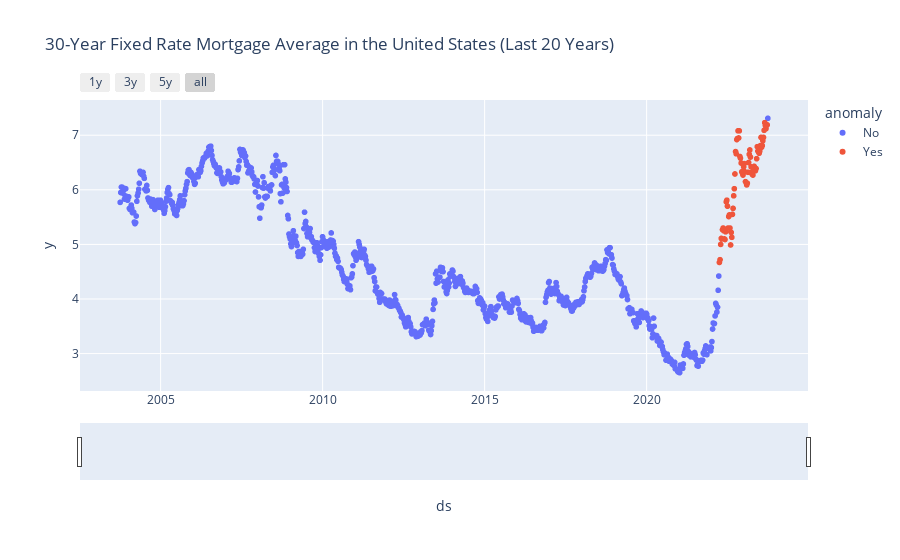

The code cell stored with this chart in its notebook:
### Code cell
# Plot result data while highlighting anomalies
fig = px.scatter(
    result.reset_index(), 
    x='ds', 
    y='y', 
    color='anomaly', 
    title='30-Year Fixed Rate Mortgage Average in the United States (Last 20 Years)')

# Set up plot view-slider
fig.update_xaxes(
    rangeslider_visible = True,
    rangeselector = dict(
        buttons = list([
              dict(count=1, label='1y', step="year", stepmode="backward"),
              dict(count=2, label='3y', step="year", stepmode="backward"),
              dict(count=2, label='5y', step="year", stepmode="backward"),
              dict(step="all")
        ])
    )
)
fig.show()

### Figure 1 — Plotly figure (JSON) as saved in the notebook; plotly's stock layout.template omitted (floating-point values rounded to 4 significant figures; data arrays with more than 128 entries replaced by an {"elided": "..."} marker saying what was removed)
{"data": [{"hovertemplate": "anomaly=No<br>ds=%{x}<br>y=%{y}<extra></extra>", "legendgroup": "No", "marker": {"color": "#636efa", "symbol": "circle"}, "mode": "markers", "name": "No", "showlegend": true, "type": "scattergl", "x": {"elided": "2136 str values"}, "xaxis": "x", "y": {"elided": "2136 float values"}, "yaxis": "y"}, {"hovertemplate": "anomaly=Yes<br>ds=%{x}<br>y=%{y}<extra></extra>", "legendgroup": "Yes", "marker": {"color": "#EF553B", "symbol": "circle"}, "mode": "markers", "name": "Yes", "showlegend": true, "type": "scattergl", "x": ["2022-03-31T00:00:00", "2022-04-07T00:00:00", "2022-04-14T00:00:00", "2022-04-21T00:00:00", "2022-04-28T00:00:00", "2022-05-05T00:00:00", "2022-05-12T00:00:00", "2022-05-19T00:00:00", "2022-05-26T00:00:00", "2022-06-02T00:00:00", "2022-06-09T00:00:00", "2022-06-16T00:00:00", "2022-06-23T00:00:00", "2022-06-30T00:00:00", "2022-07-07T00:00:00", "2022-07-14T00:00:00", "2022-07-21T00:00:00", "2022-07-28T00:00:00", "2022-08-04T00:00:00", "2022-08-11T00:00:00", "2022-08-18T00:00:00", "2022-08-25T00:00:00", "2022-09-01T00:00:00", "2022-09-08T00:00:00", "2022-09-15T00:00:00", "2022-09-22T00:00:00", "2022-09-29T00:00:00", "2022-10-06T00:00:00", "2022-10-13T00:00:00", "2022-10-20T00:00:00", "2022-10-27T00:00:00", "2022-11-03T00:00:00", "2022-11-10T00:00:00", "2022-11-17T00:00:00", "2022-11-23T00:00:00", "2022-12-01T00:00:00", "2022-12-08T00:00:00", "2022-12-15T00:00:00", "2022-12-22T00:00:00", "2022-12-29T00:00:00", "2023-01-05T00:00:00", "2023-01-12T00:00:00", "2023-01-19T00:00:00", "2023-01-26T00:00:00", "2023-02-02T00:00:00", "2023-02-09T00:00:00", "2023-02-16T00:00:00", "2023-02-23T00:00:00", "2023-03-02T00:00:00", "2023-03-09T00:00:00", "2023-03-16T00:00:00", "2023-03-23T00:00:00", "2023-03-30T00:00:00", "2023-04-06T00:00:00", "2023-04-13T00:00:00", "2023-04-20T00:00:00", "2023-04-27T00:00:00", "2023-05-04T00:00:00", "2023-05-11T00:00:00", "2023-05-18T00:00:00", "2023-05-25T00:00:00", "2023-06-01T00:00:00", "2023-06-08T00:00:00", "2023-06-15T00:00:00", "2023-06-22T00:00:00", "2023-06-29T00:00:00", "2023-07-06T00:00:00", "2023-07-13T00:00:00", "2023-07-20T00:00:00", "2023-07-27T00:00:00", "2023-08-03T00:00:00", "2023-08-10T00:00:00", "2023-08-17T00:00:00", "2023-08-24T00:00:00", "2023-08-31T00:00:00", "2023-09-07T00:00:00", "2023-09-14T00:00:00", "2023-09-21T00:00:00"], "xaxis": "x", "y": [4.67, 4.72, 5, 5.11, 5.1, 5.27, 5.3, 5.25, 5.1, 5.09, 5.23, 5.78, 5.81, 5.7, 5.3, 5.51, 5.54, 5.3, 4.99, 5.22, 5.13, 5.55, 5.66, 5.89, 6.02, 6.29, 6.7, 6.66, 6.92, 6.94, 7.08, 6.95, 7.08, 6.61, 6.58, 6.49, 6.33, 6.31, 6.27, 6.42, 6.48, 6.33, 6.15, 6.13, 6.09, 6.12, 6.32, 6.5, 6.65, 6.73, 6.6, 6.42, 6.32, 6.28, 6.27, 6.39, 6.43, 6.39, 6.35, 6.39, 6.57, 6.79, 6.71, 6.69, 6.67, 6.71, 6.81, 6.96, 6.78, 6.81, 6.9, 6.96, 7.09, 7.23, 7.18, 7.12, 7.18, 7.19], "yaxis": "y"}], "layout": {"legend": {"title": {"text": "anomaly"}, "tracegroupgap": 0}, "title": {"text": "30-Year Fixed Rate Mortgage Average in the United States (Last 20 Years)"}, "xaxis": {"anchor": "y", "domain": [0, 1], "rangeselector": {"buttons": [{"count": 1, "label": "1y", "step": "year", "stepmode": "backward"}, {"count": 2, "label": "3y", "step": "year", "stepmode": "backward"}, {"count": 2, "label": "5y", "step": "year", "stepmode": "backward"}, {"step": "all"}]}, "rangeslider": {"visible": true}, "title": {"text": "ds"}}, "yaxis": {"anchor": "x", "domain": [0, 1], "title": {"text": "y"}}}}
